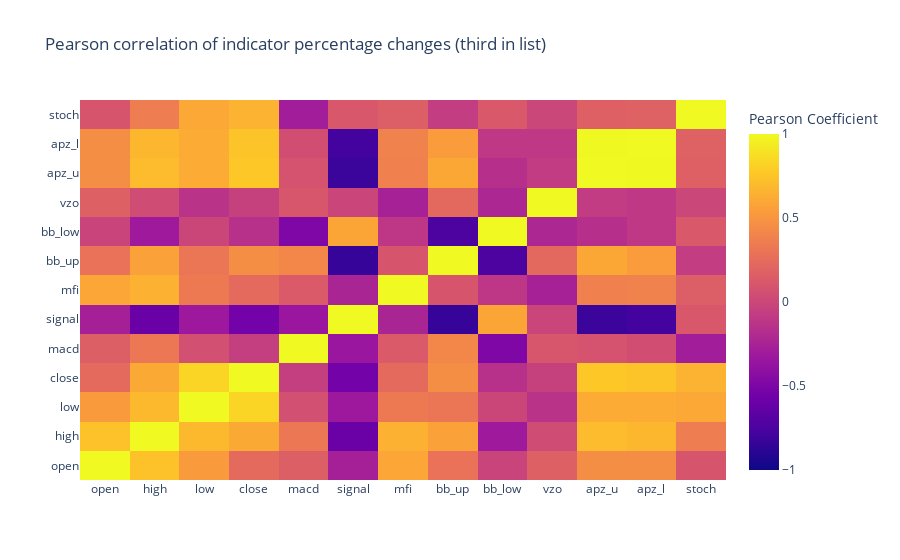

Source (notebook cell):
### Code cell
heatmap = go.Heatmap(
    z=n2_indicators.iloc[-20:].pct_change().corr(method='pearson').values,
    x=n2_indicators.columns,
    y=n2_indicators.columns,
    colorbar=dict(title='Pearson Coefficient'),
)

layout = go.Layout(title="Pearson correlation of indicator percentage changes (third in list)")

heatmap['zmax'] = 1.0
heatmap['zmin'] = -1.0

fig = go.Figure(data=[heatmap], layout=layout)
py.iplot(fig)

### Figure 1 — Plotly figure (JSON) as saved in the notebook; plotly's stock layout.template omitted (floating-point values rounded to 4 significant figures; data arrays with more than 128 entries replaced by an {"elided": "..."} marker saying what was removed)
{"data": [{"colorbar": {"title": {"text": "Pearson Coefficient"}}, "type": "heatmap", "x": ["open", "high", "low", "close", "macd", "signal", "mfi", "bb_up", "bb_low", "vzo", "apz_u", "apz_l", "stoch"], "y": ["open", "high", "low", "close", "macd", "signal", "mfi", "bb_up", "bb_low", "vzo", "apz_u", "apz_l", "stoch"], "z": {"elided": "13x13 float values"}, "zmax": 1, "zmin": -1}], "layout": {"title": {"text": "Pearson correlation of indicator percentage changes (third in list)"}}}
